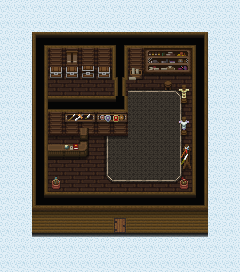

Tiled map render using the project's own tile images. Description and the map definition, with tile-layer contents summarised, below:
An orthogonal 15x17 tile map with 16x16 px tiles, 6 tile layers (logic, base, deco, deco2, ...), 2 tilesets.

<map version="1.2" orientation="orthogonal" renderorder="right-down" width="15" height="17" tilewidth="16" tileheight="16" nextobjectid="1">
  <properties>
    <property name="sw1" value="67" />
    <property name="sw2" value="69" />
    <property name="sw3" value="131" />
    <property name="sw4" value="133" />
    <property name="sw5" value="68" />
    <property name="sw6" value="99" />
  </properties>
  <tileset firstgid="1" name="tiles0" columns="16" tilecount="64" tileheight="16" tilewidth="16">
    <image source="tiles0.png" width="256" height="64" />
  </tileset>
  <tileset firstgid="65" name="tiles_town_inside_2021_03" columns="32" tilecount="1024" tileheight="16" tilewidth="16">
    <image source="tiles_town_inside_2021_03.png" width="512" height="512" />
  </tileset>
  <layer name="logic" width="15" height="17">
    <data>[255 cells, 255 non-empty, 5 distinct tile ids]</data>
  </layer>
  <layer name="base" width="15" height="17">
    <data>[255 cells, 255 non-empty, 16 distinct tile ids]</data>
  </layer>
  <layer name="deco" width="15" height="17">
    <data>[255 cells, 59 non-empty, 26 distinct tile ids]</data>
  </layer>
  <layer name="deco2" width="15" height="17">
    <data>[255 cells, 20 non-empty, 17 distinct tile ids]</data>
  </layer>
  <layer name="roof_base" width="15" height="17">
    <data>[255 cells, 22 non-empty, 4 distinct tile ids]</data>
  </layer>
  <layer name="roof_deco" width="15" height="17">
    <data>[255 cells, 2 non-empty, 2 distinct tile ids]</data>
  </layer>
</map>
